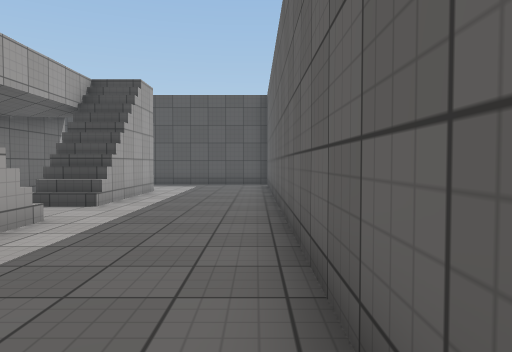
view 1 (above)

20 first-person views from a walk through a 3-D level made in the Unity game engine. The camera is 1.2 m above the floor, tilts 2° down and sees 70° across. The floor is counted in squares, 1.26 m on a side. Each view is taken from the middle of a square. On the plan, view 1 faces up. The plan holds only what a view shows up to about 13 squares ahead; the rest is blank. The place goes on beyond the plan. The player is left out. Surface patterns are stand-ins for the level's own textures.

view 2
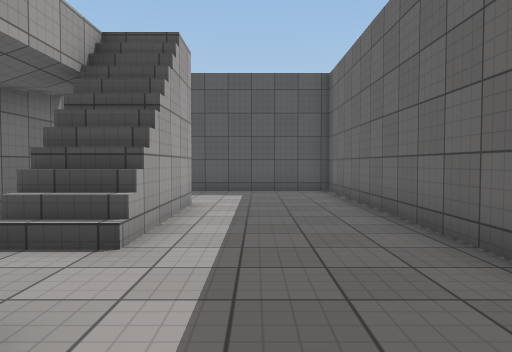

view 3
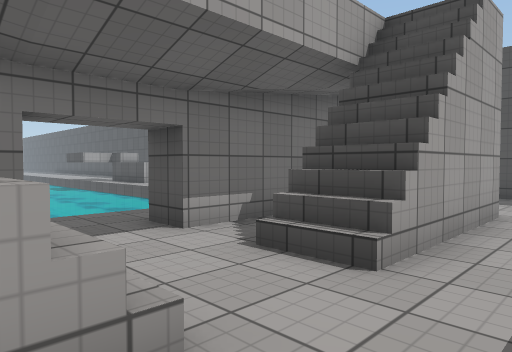

view 4
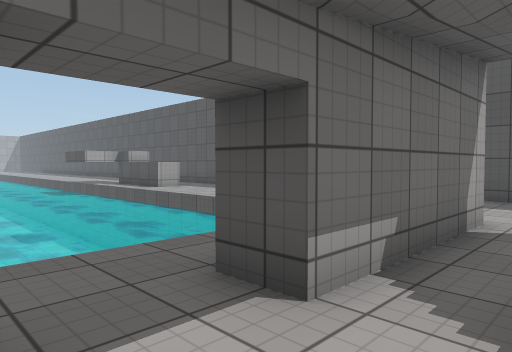

view 5
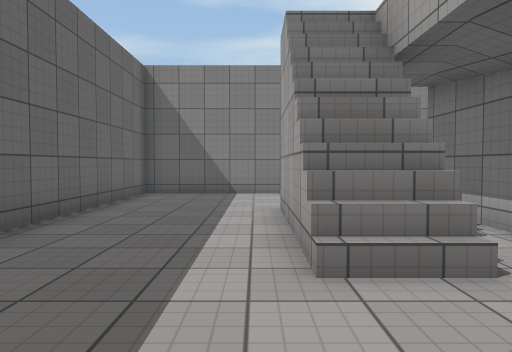

view 6
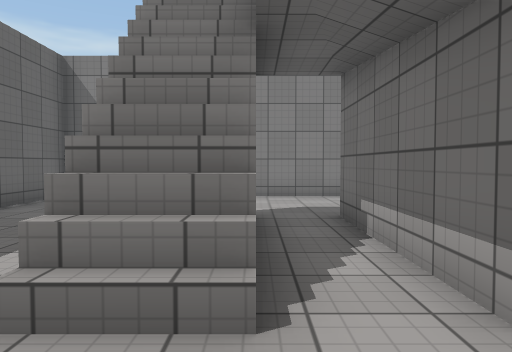

view 7
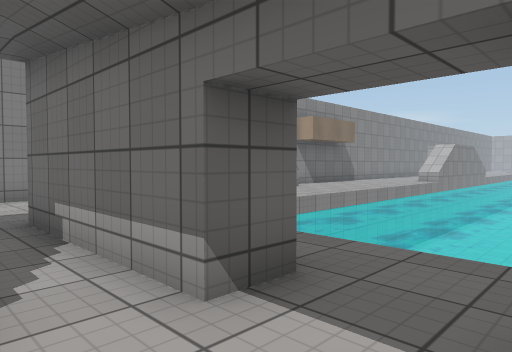

view 8
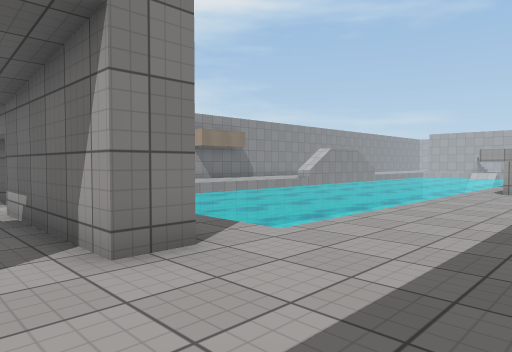

view 9
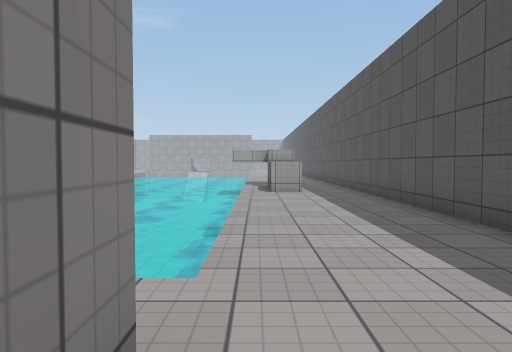

view 10
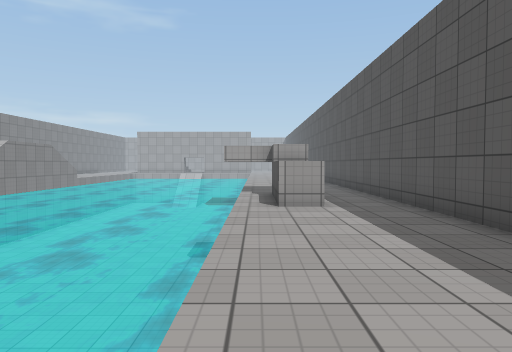

view 11
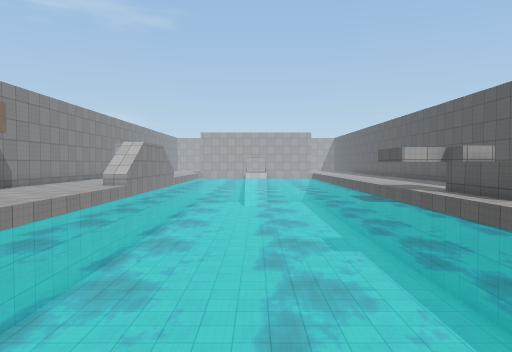

view 12
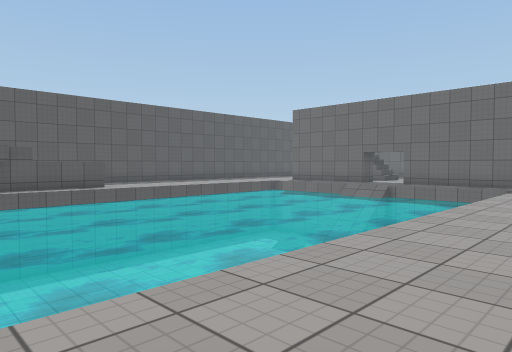

view 13
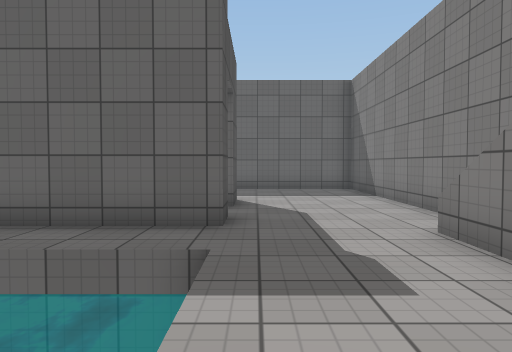

view 14
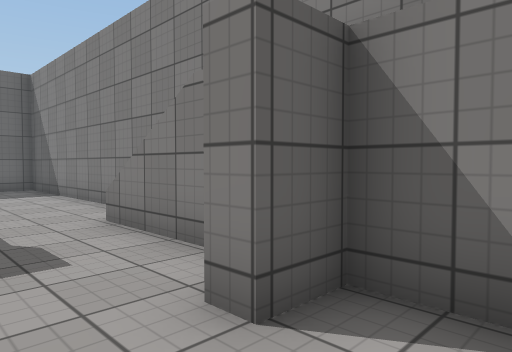

view 15
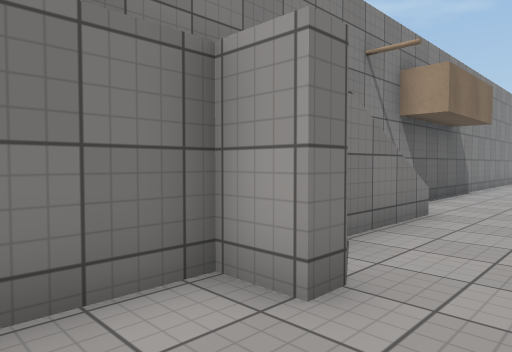

view 16
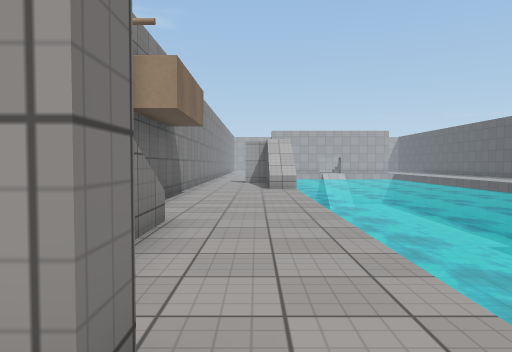

view 17
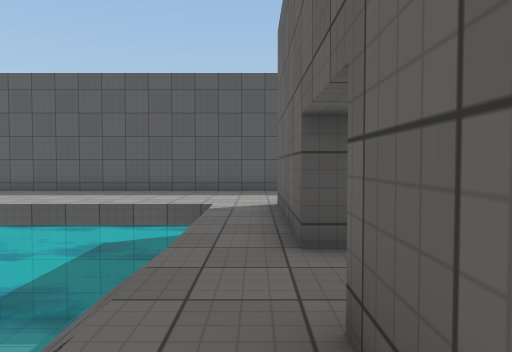

view 18
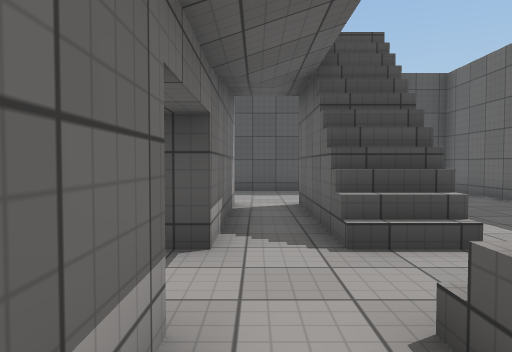

view 19
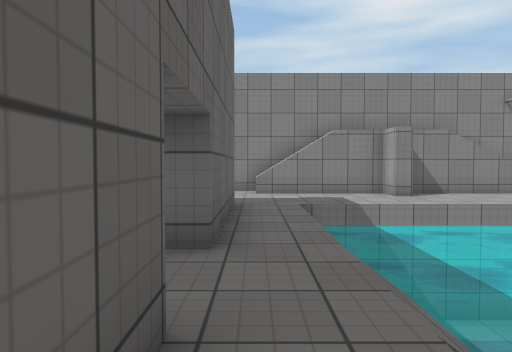

view 20
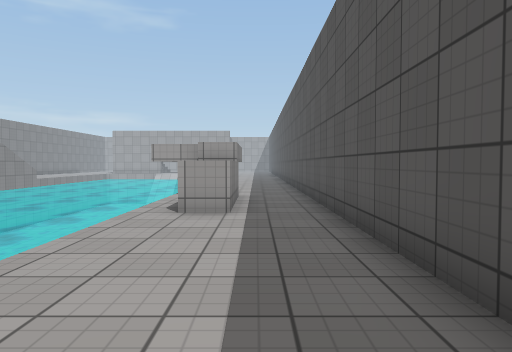

### Floor plan
Key: @ floor where view 1 was taken; # wall or solid block; . main floor; : floor 4.5 m higher than the main floor; / step, stairs or slope; ~ water the walk can cross; ≈ water the walk keeps out of; ^ raised ledge.
Columns run from 24 left of view 1 to 1 right of it. Each row starts with its distance up from view 1.
 17 ##########################
 16 .........................#
 15 .........................#
 14  ^^#^^^..................#
 13   ^......................#
 12  ^^≈≈≈≈≈≈≈≈≈≈≈≈≈.#./:....#
 11 ≈≈≈≈≈≈≈≈≈≈≈≈≈≈≈≈.#.//....#
 10 ≈≈≈≈≈≈≈≈≈≈≈≈≈≈≈≈.#.#/....#
  9 ≈≈≈≈≈≈≈≈≈≈≈≈≈≈≈≈.#.#/....#
  8 ≈≈≈≈≈≈≈≈≈≈≈≈≈≈≈≈.#.//....#
  7 ≈≈≈≈≈≈≈≈≈≈≈≈≈≈~..........#
  6 ≈≈≈≈≈≈≈≈≈≈≈≈≈≈≈≈...//....#
  5 ≈≈≈≈≈≈≈≈≈≈≈≈≈≈≈≈.#.#/....#
  4 ≈≈≈≈≈≈≈≈≈≈≈≈≈≈≈≈.#.#/....#
  3 ≈≈≈≈≈≈≈≈≈≈≈≈≈≈≈≈.#.//....#
  2 ≈≈≈≈≈≈≈≈≈≈≈≈≈≈≈≈.#./:....#
  1 .........................#
  0 ........................@#
 -1 ............#............#
 -2 .......^^######^^........#
 -3 #########      ###########

Positions as (right, up) in squares from view 1, and headings:
1: (0, 0), facing up
2: (-2, 4), facing up
3: (-2, 5), facing up-left
4: (-5, 6), facing up-left
5: (-3, 9), facing down
6: (-5, 8), facing down
7: (-5, 8), facing down-left
8: (-5, 16), facing down-left
9: (-6, 13), facing left
10: (-10, 13), facing left
11: (-9, 7), facing left
12: (-24, -1), facing up-right
13: (-13, 1), facing right
14: (-14, 1), facing down-right
15: (-10, 1), facing down-left
16: (-11, 0), facing left
17: (-8, 4), facing up
18: (-6, 4), facing up
19: (-8, 10), facing down
20: (-11, 15), facing left
